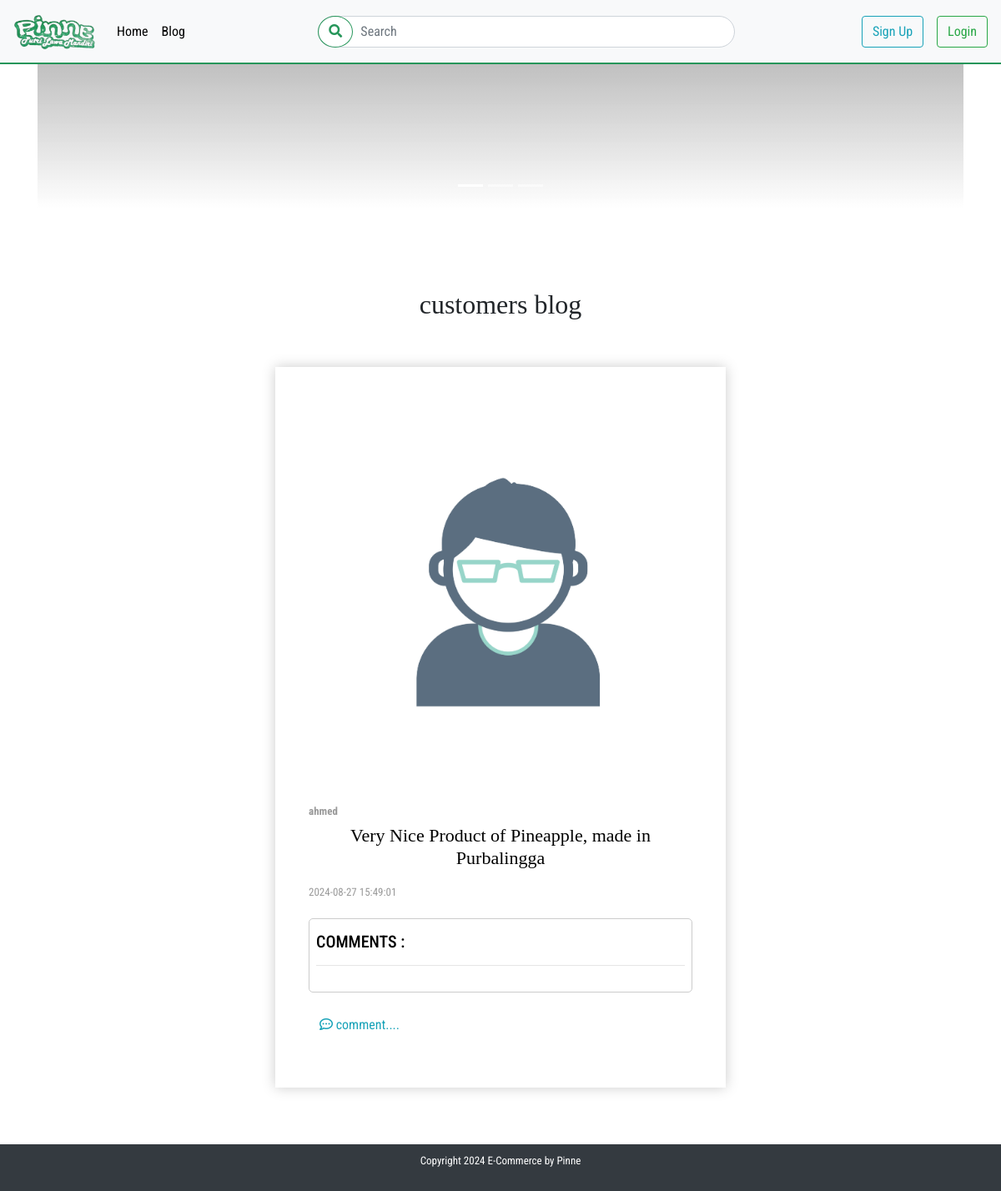
The page /xxx.php on the database its author committed.
### tables this page shows
CREATE TABLE `blog` (
  `blogId` int(11) NOT NULL,
  `message` text NOT NULL,
  `time_blog` timestamp NOT NULL DEFAULT current_timestamp() ON UPDATE current_timestamp(),
  `customerId` int(11) NOT NULL
);

CREATE TABLE `customers` (
  `id` int(11) NOT NULL,
  `name` varchar(20) NOT NULL,
  `email` varchar(50) NOT NULL,
  `password` varchar(12) NOT NULL,
  `phone` varchar(13) NOT NULL,
  `address` varchar(256) NOT NULL,
  `image_user` text DEFAULT 'user.jpg'
);

### init.php (called while the page is built)
<?php
$root_path = "/ecommerce";

### xxx.php (the view, shortened to what this page needs)
<?php
include_once  "../init.php";
include "../genral/functions.php";
include "../shared/header.php" ;
 include "../shared/nav.php" ;
 $slecet = "SELECT * FROM customers JOIN blog ON customers.id = blog.customerId";
$s = mysqli_query($connectSQL ,$slecet );
$numRow = mysqli_num_rows($s);
 ?>
<section id="blog">
    <div class="product_carousel">
        <div class="container">
        <div class="Advertisement">
    <div id="carouselExampleIndicators" class="carousel slide" data-ride="carousel">
  <ol class="carousel-indicators">
    <li data-target="#carouselExampleIndicators" data-slide-to="0" class="active"></li>
    <li data-target="#carouselExampleIndicators" data-slide-to="1"></li>
    <li data-target="#carouselExampleIndicators" data-slide-to="2"></li>
  </ol>
  <div class="carousel-inner">
    <div class="carousel-item active">
    <div class="overlay"></div>
      <img src="<?php echo $root_path ?>/image/image_show2.png" class="d-block w-100" alt="...">
    </div>
  </div>
</div>
    </div>
            <div class="content_blog py-5">
                        <h2 class="wow animate__backInLeft text-center py-5">customers <span>blog</span></h2>
                        <?php if($numRow > 0  ): ?>
                        <?php foreach($s as $data){ ?>
                        <div class="row">
                            <div class="col-md-6 mx-auto">
                                <div class="trainer-item wow animate__backInLeft">
                                    <img class="card-img" src="../user/upload_user_image/<?php echo $data['image_user'] ?>" alt="">
                                    <div class="down-content pb-3">
                                        <span class="font-weight-bold" ><?php echo $data['name'] ;?></span>
                                        <h4 class="text-center"><?php echo $data['message'] ;?></h4>
                                        <span><?php echo $data['time_blog']; ?></span>
                                        <div class="box-comment">
                                          <h5>COMMENTS :</h5>
                                          <hr>
                                        </div>
                                        <a href="<?php echo $root_path ?>/blog/blog.php?add=<?php echo $data['blogId']; ?> " class="btn text-info" ><i class="far fa-comment-dots"></i> comment....</a>
                                    </div>
                                </div>
                            </div>
                        </div>
                        <?php }?>
                        </div>
                    </div>
                    <?php else : ?>
                    <div class="not_found">
                    </div>
                    <?php endif; ?>
    </div>
</section>
<?php include "../shared/footer.php" ?>

### css/main.css (style rules this page uses)
body { font-family: 'Oswald', sans-serif; font-family: 'Playfair Display', serif; font-family: 'Roboto Condensed', sans-serif; }
h1,h2,h3,h4,button { font-family: 'Oswald', sans-serif; font-family: 'Playfair Display', serif; }
.Advertisement .overlay { height: 100%; width: 100%; position: absolute; background: linear-gradient(rgba(0, 0, 0, 0.356) ,rgba(255, 255, 255, 0.315)); }
.Advertisement .carousel-item { height: 250px; width: 100%; overflow: hidden; }
.Advertisement .carousel-item img { width: 100%; height: 100%; object-fit: cover; object-position: top; }
.content_blog .trainer-item { color: black; background-color: #fff; margin-bottom: 20px; padding: 40px; box-shadow: 0 0 15px rgba(0, 0, 0, 0.205); }
.content_blog .trainer-item .card-img { width: 100%; margin-bottom: 20px; }
.content_blog .trainer-item .down-content span { font-size: 13px; color: #999; }
.content_blog .trainer-item .down-content h4 { font-size: 22px; margin: 5px 0 15px; }
.content_blog .box-comment { margin: 20px 0; padding: 15px 8px; border: 1px solid #ccc; border-radius: 5px; }

### rows shown on the page
blog: customerId.image_user (placeholder picture), customerId.name "ahmed", message "Very Nice Product of Pineapple, made in Purbalingga", time_blog "2024-08-27 15:49:01"
